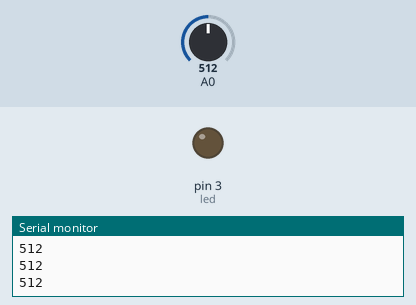
A sketch run on a simulated Arduino Uno, built with avr-gcc and run on an emulated ATmega328P. On the bench: output pins drawn as LEDs (lit = HIGH), the last lines printed to the serial monitor. The test bench sets the inputs (shaded band); at power-on: A0 = 512.

Above: at 1.3 s.
1.4 s: A0 set to 258
2.9 s: A0 set to 235
At 4.1 s:
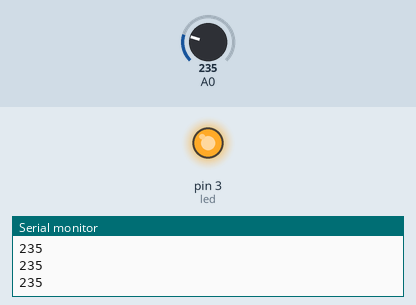
4.5 s: A0 set to 260
At 5.3 s:
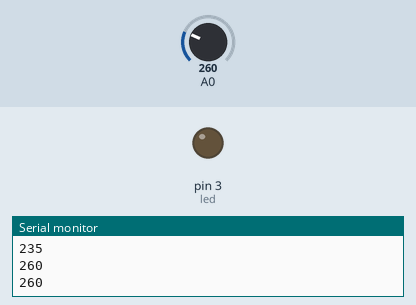
6.0 s: A0 set to 240
At 6.5 s:
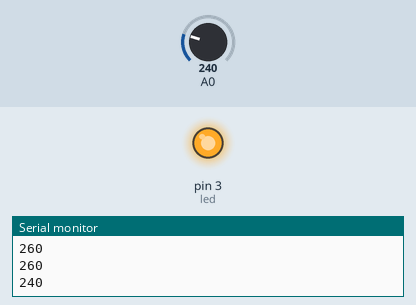
Timing chart, 0 to 8.5 s (numbered marks = the images above; inputs shaded):
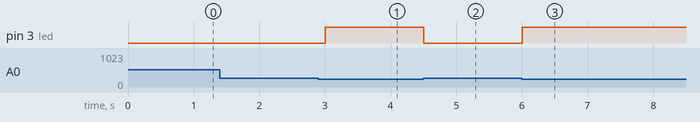

The sketch:

ldr_deneme.ino
```cpp
int led=3;
void setup() {
  Serial.begin(9600);
  pinMode(led,OUTPUT);
}

void loop() {
  int ldr=analogRead(A0);
  Serial.println(ldr);
  if(ldr<=250)
  {
    digitalWrite(led,HIGH);
  }
  else
  {
    digitalWrite(led,LOW);
  }
  delay(500);


}
```

Measured:
- the behaviour switches between 251 and 250 on A0 (found by bisection; images 0 and 1)
- after the input at 2.9 s, pin 3 (led): LOW → HIGH after 0.10 s
- after the input at 4.5 s, pin 3 (led): HIGH → LOW at once
- after the input at 6.0 s, pin 3 (led): LOW → HIGH at once
